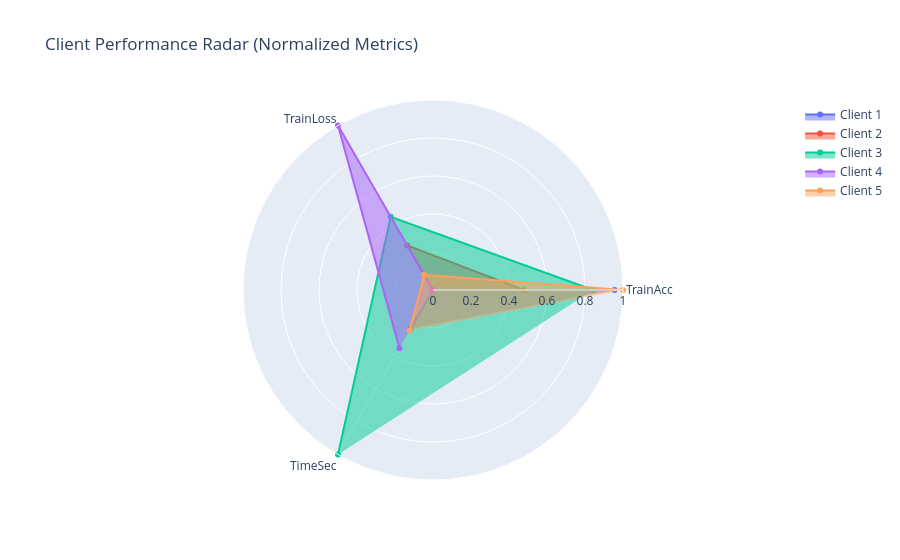

Notebook cell for this chart:
### Code cell
import plotly.graph_objects as go

client_summary = epoch_df.groupby('Client').agg({
    'TrainAcc':'mean',
    'TrainLoss':'mean',
    'TimeSec':'mean'
}).reset_index()

# normalize metrics 0-1
for col in ['TrainAcc','TrainLoss','TimeSec']:
    client_summary[col] = (client_summary[col] - client_summary[col].min()) / (client_summary[col].max() - client_summary[col].min())

categories = ['TrainAcc', 'TrainLoss', 'TimeSec']
fig = go.Figure()
for i, row in client_summary.iterrows():
    fig.add_trace(go.Scatterpolar(
        r=row[categories].tolist(),
        theta=categories,
        fill='toself',
        name=f'Client {int(row.Client)}'
    ))

fig.update_layout(
    polar=dict(radialaxis=dict(visible=True, range=[0,1])),
    title="Client Performance Radar (Normalized Metrics)"
)
fig.show()

### Figure 1 — Plotly figure (JSON) as saved in the notebook; plotly's stock layout.template omitted (floating-point values rounded to 4 significant figures)
{"data": [{"fill": "toself", "name": "Client 1", "r": [0.9553, 0, 0.2342], "theta": ["TrainAcc", "TrainLoss", "TimeSec"], "type": "scatterpolar"}, {"fill": "toself", "name": "Client 2", "r": [0.4775, 0.271, 0], "theta": ["TrainAcc", "TrainLoss", "TimeSec"], "type": "scatterpolar"}, {"fill": "toself", "name": "Client 3", "r": [0.843, 0.4451, 1], "theta": ["TrainAcc", "TrainLoss", "TimeSec"], "type": "scatterpolar"}, {"fill": "toself", "name": "Client 4", "r": [0, 1, 0.3533], "theta": ["TrainAcc", "TrainLoss", "TimeSec"], "type": "scatterpolar"}, {"fill": "toself", "name": "Client 5", "r": [1, 0.09254, 0.2457], "theta": ["TrainAcc", "TrainLoss", "TimeSec"], "type": "scatterpolar"}], "layout": {"polar": {"radialaxis": {"range": [0, 1], "visible": true}}, "title": {"text": "Client Performance Radar (Normalized Metrics)"}}}
